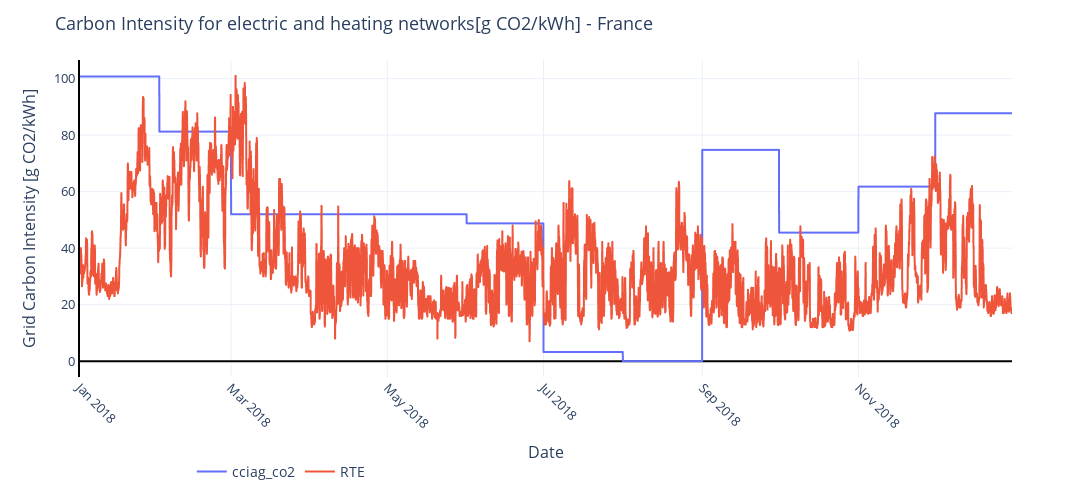

The code cell stored with this chart in its notebook:
### Markdown cell above
- Plotting

### Code cell
layout = {
    "font":{"size" : 13},
    
    "template": "plotly_white",
    "title" : "  Carbon Intensity for electric and heating networks[g CO2/kWh] - France",
    "width":1200,
    "height":500,

    'xaxis': {"showline": False,"linecolor": "black", "linewidth": 2,"tickangle" : -45,
            "title_text" : "Date","tickangle" : 45
             },

    "yaxis": {"showline": True,"linecolor": "black", "linewidth": 2,
              'zerolinecolor':'black',
               "side": 'left',
              "title_text" : "Grid Carbon Intensity [g CO2/kWh] ",
    },
    "legend" : {"tracegroupgap":8 ,"font_size": 14, "orientation":"h", "yanchor":"bottom",
    "y":-0.35,"x":0.120, "title" : ""}
}

fig = px.line(df[["cciag_co2","Taux de Co2"]] )
fig.data[1].name = "RTE"
fig.update_layout(layout)

fig

### Figure 1 — Plotly figure (JSON) as saved in the notebook; plotly's stock layout.template omitted (floating-point values rounded to 4 significant figures; data arrays with more than 128 entries replaced by an {"elided": "..."} marker saying what was removed)
{"data": [{"hovertemplate": "variable=cciag_co2<br>date=%{x}<br>value=%{y}<extra></extra>", "legendgroup": "cciag_co2", "line": {"color": "#636efa", "dash": "solid"}, "marker": {"symbol": "circle"}, "mode": "lines", "name": "cciag_co2", "showlegend": true, "type": "scattergl", "x": {"elided": "8736 str values"}, "xaxis": "x", "y": {"elided": "8736 float values"}, "yaxis": "y"}, {"hovertemplate": "variable=Taux de Co2<br>date=%{x}<br>value=%{y}<extra></extra>", "legendgroup": "Taux de Co2", "line": {"color": "#EF553B", "dash": "solid"}, "marker": {"symbol": "circle"}, "mode": "lines", "name": "RTE", "showlegend": true, "type": "scattergl", "x": {"elided": "8736 str values"}, "xaxis": "x", "y": {"elided": "8736 float values"}, "yaxis": "y"}], "layout": {"font": {"size": 13}, "height": 500, "legend": {"font": {"size": 14}, "orientation": "h", "title": {"text": ""}, "tracegroupgap": 8, "x": 0.12, "y": -0.35, "yanchor": "bottom"}, "margin": {"t": 60}, "title": {"text": "  Carbon Intensity for electric and heating networks[g CO2/kWh] - France"}, "width": 1200, "xaxis": {"anchor": "y", "domain": [0, 1], "linecolor": "black", "linewidth": 2, "showline": false, "tickangle": 45, "title": {"text": "Date"}}, "yaxis": {"anchor": "x", "domain": [0, 1], "linecolor": "black", "linewidth": 2, "showline": true, "side": "left", "title": {"text": "Grid Carbon Intensity [g CO2/kWh] "}, "zerolinecolor": "black"}}}
